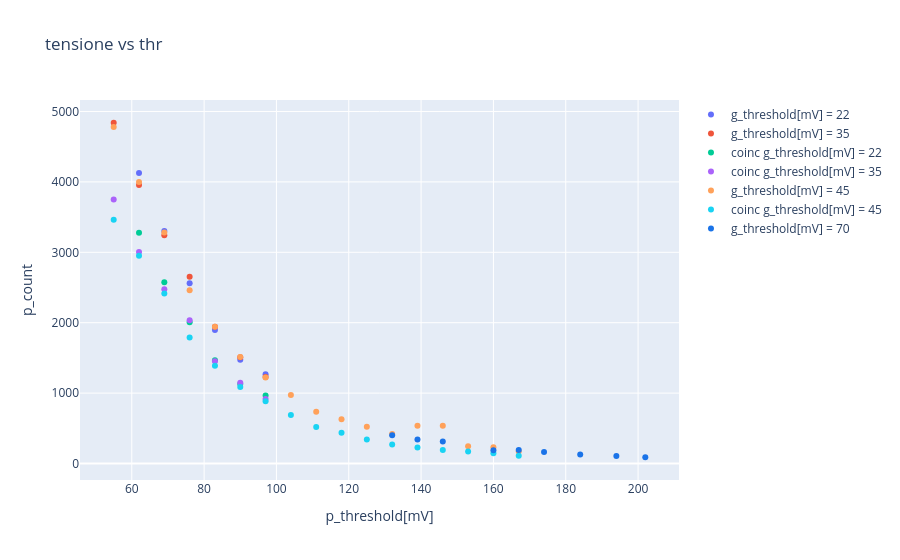

Notebook source saved alongside this figure:
### Code cell
df_22 = df_variap[df_variap['g_threshold[mV]'] == 22]
df_35 = df_variap[df_variap['g_threshold[mV]'] == 35]
df_45 = df_variap[df_variap['g_threshold[mV]'] == 45]
df_70 = df_variap[df_variap['g_threshold[mV]'] == 70]
fig = go.Figure()
fig.add_trace(go.Scatter(x=df_22['p_threshold[mV]'], y=df_22['p_count'], mode='markers', name='g_threshold[mV] = 22'))
fig.add_trace(go.Scatter(x=df_35['p_threshold[mV]'], y=df_35['p_count'], mode='markers', name='g_threshold[mV] = 35'))
fig.add_trace(go.Scatter(x=df_22['p_threshold[mV]'], y=df_22['pg_doppie'], mode = 'markers', name='coinc g_threshold[mV] = 22'))
fig.add_trace(go.Scatter(x=df_35['p_threshold[mV]'], y=df_35['pg_doppie'], mode = 'markers', name='coinc g_threshold[mV] = 35'))
fig.add_trace(go.Scatter(x=df_45['p_threshold[mV]'], y=df_45['p_count'], mode='markers', name='g_threshold[mV] = 45'))
fig.add_trace(go.Scatter(x=df_45['p_threshold[mV]'], y=df_45['pg_doppie'], mode = 'markers', name='coinc g_threshold[mV] = 45'))
fig.add_trace(go.Scatter(x=df_70['p_threshold[mV]'], y=df_70['p_count'], mode='markers', name='g_threshold[mV] = 70', marker =dict(color = '#1A73E8')))
fig.update_layout(title= 'tensione vs thr', xaxis_title='p_threshold[mV]', yaxis_title='p_count')
fig.show()

### Figure 1 — Plotly figure (JSON) as saved in the notebook; plotly's stock layout.template omitted (floating-point values rounded to 4 significant figures)
{"data": [{"mode": "markers", "name": "g_threshold[mV] = 22", "type": "scatter", "x": [62, 69, 76, 83, 90, 97], "y": [4126, 3304, 2561, 1897, 1473, 1268]}, {"mode": "markers", "name": "g_threshold[mV] = 35", "type": "scatter", "x": [97, 90, 83, 76, 69, 62, 55], "y": [1230, 1508, 1942, 2652, 3242, 3956, 4840]}, {"mode": "markers", "name": "coinc g_threshold[mV] = 22", "type": "scatter", "x": [62, 69, 76, 83, 90, 97], "y": [3276, 2573, 2008, 1467, 1128, 965]}, {"mode": "markers", "name": "coinc g_threshold[mV] = 35", "type": "scatter", "x": [97, 90, 83, 76, 69, 62, 55], "y": [918, 1146, 1451, 2035, 2476, 3003, 3751]}, {"mode": "markers", "name": "g_threshold[mV] = 45", "type": "scatter", "x": [55, 62, 69, 76, 83, 90, 97, 104, 111, 118, 125, 132, 139, 146, 153, 160, 167], "y": [4779, 3998, 3282, 2460, 1944, 1514, 1222, 972, 734, 628, 521, 421, 535, 538, 247, 230, 170]}, {"mode": "markers", "name": "coinc g_threshold[mV] = 45", "type": "scatter", "x": [55, 62, 69, 76, 83, 90, 97, 104, 111, 118, 125, 132, 139, 146, 153, 160, 167], "y": [3462, 2952, 2415, 1789, 1388, 1087, 886, 688, 517, 438, 342, 271, 229, 192, 172, 145, 110]}, {"marker": {"color": "#1A73E8"}, "mode": "markers", "name": "g_threshold[mV] = 70", "type": "scatter", "x": [167, 160, 146, 139, 132, 174, 184, 194, 202], "y": [191, 189, 314, 342, 400, 164, 127, 108, 89]}], "layout": {"title": {"text": "tensione vs thr"}, "xaxis": {"title": {"text": "p_threshold[mV]"}}, "yaxis": {"title": {"text": "p_count"}}}}
